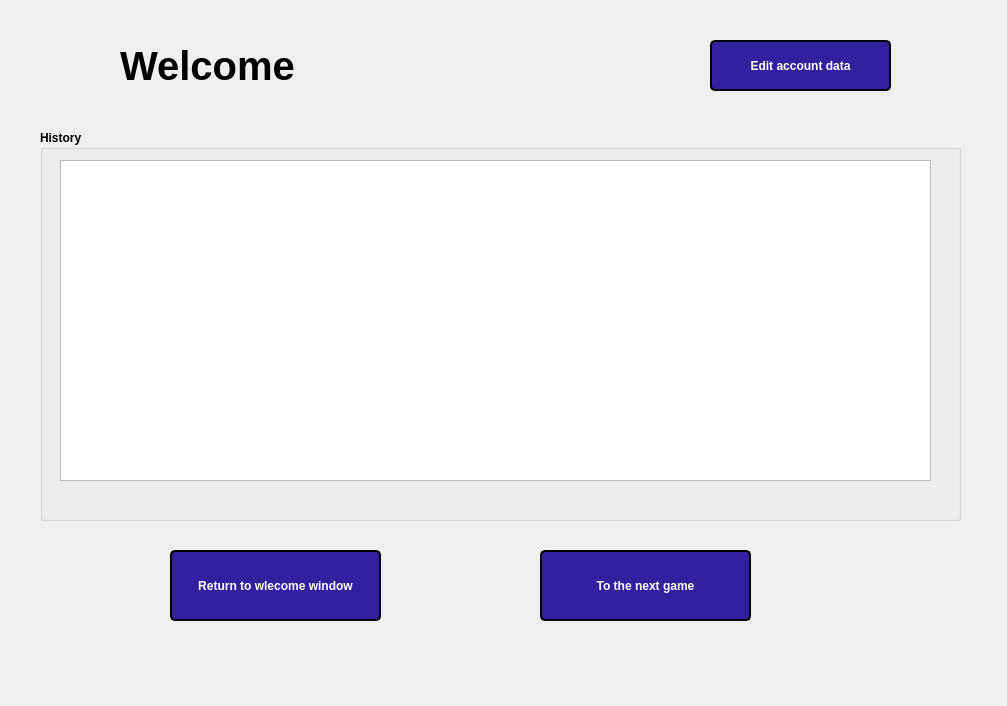
<?xml version="1.0" encoding="UTF-8"?>
<ui version="4.0">
 <class>Profile</class>
 <widget class="QDialog" name="Profile">
  <property name="geometry">
   <rect>
    <x>0</x>
    <y>0</y>
    <width>1007</width>
    <height>706</height>
   </rect>
  </property>
  <property name="font">
   <font>
    <bold>true</bold>
   </font>
  </property>
  <property name="windowTitle">
   <string>Dialog</string>
  </property>
  <widget class="QLabel" name="Header">
   <property name="geometry">
    <rect>
     <x>120</x>
     <y>30</y>
     <width>431</width>
     <height>71</height>
    </rect>
   </property>
   <property name="font">
    <font>
     <pointsize>30</pointsize>
     <bold>true</bold>
    </font>
   </property>
   <property name="styleSheet">
    <string notr="true">.Header {
  background-color: #333; /* Dark background color */
  color: #fff; /* White text color */
  padding: 20px; /* Add some padding */
  text-align: center; /* Center align text */
  font-size: 24px; /* Larger font size */
  border-bottom: 2px solid #fff; /* White border at the bottom */
  box-shadow: 0 2px 4px rgba(0, 0, 0, 0.1); /* Add shadow */
}

.Header:hover {
  background-color: #555; /* Darker background color on hover */
}</string>
   </property>
   <property name="text">
    <string>Welcome</string>
   </property>
  </widget>
  <widget class="QPushButton" name="ToWelcome">
   <property name="geometry">
    <rect>
     <x>170</x>
     <y>550</y>
     <width>211</width>
     <height>71</height>
    </rect>
   </property>
   <property name="styleSheet">
    <string notr="true">QPushButton {
    background-color: #32219F;
    color: white;
    border: 2px solid black;
    border-radius: 5px;
    padding: 5px;
}

QPushButton:hover {
    background-color: lightblue;
}
QPushButton:pressed {
    background-color: navy;
    color: lightblue;
}</string>
   </property>
   <property name="text">
    <string>Return to wlecome window</string>
   </property>
  </widget>
  <widget class="QGroupBox" name="groupBox">
   <property name="geometry">
    <rect>
     <x>40</x>
     <y>130</y>
     <width>921</width>
     <height>391</height>
    </rect>
   </property>
   <property name="title">
    <string>History</string>
   </property>
   <widget class="QListWidget" name="listWidget">
    <property name="geometry">
     <rect>
      <x>20</x>
      <y>30</y>
      <width>871</width>
      <height>321</height>
     </rect>
    </property>
   </widget>
  </widget>
  <widget class="QPushButton" name="EditAccountData">
   <property name="geometry">
    <rect>
     <x>710</x>
     <y>40</y>
     <width>181</width>
     <height>51</height>
    </rect>
   </property>
   <property name="styleSheet">
    <string notr="true">QPushButton {
    background-color: #32219F;
    color: white;
    border: 2px solid black;
    border-radius: 5px;
    padding: 5px;
}

QPushButton:hover {
    background-color: lightblue;
}
QPushButton:pressed {
    background-color: navy;
    color: lightblue;
}</string>
   </property>
   <property name="text">
    <string>Edit account data</string>
   </property>
  </widget>
  <widget class="QPushButton" name="ToNextGame">
   <property name="geometry">
    <rect>
     <x>540</x>
     <y>550</y>
     <width>211</width>
     <height>71</height>
    </rect>
   </property>
   <property name="styleSheet">
    <string notr="true">QPushButton {
    background-color: #32219F;
    color: white;
    border: 2px solid black;
    border-radius: 5px;
    padding: 5px;
}

QPushButton:hover {
    background-color: lightblue;
}
QPushButton:pressed {
    background-color: navy;
    color: lightblue;
}</string>
   </property>
   <property name="text">
    <string>To the next game</string>
   </property>
  </widget>
 </widget>
 <resources/>
 <connections/>
</ui>
